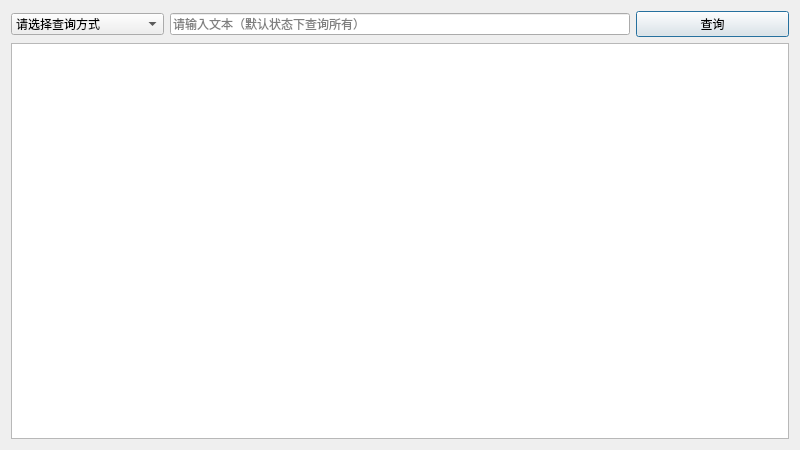
<?xml version="1.0" encoding="UTF-8"?>
<ui version="4.0">
 <class>listStudent</class>
 <widget class="QDialog" name="listStudent">
  <property name="geometry">
   <rect>
    <x>0</x>
    <y>0</y>
    <width>800</width>
    <height>450</height>
   </rect>
  </property>
  <property name="windowTitle">
   <string>学员查询</string>
  </property>
  <layout class="QGridLayout" name="gridLayout">
   <item row="0" column="0">
    <layout class="QHBoxLayout" name="horizontalLayout" stretch="2,6,2">
     <item>
      <widget class="QComboBox" name="comboBox_method">
       <item>
        <property name="text">
         <string>请选择查询方式</string>
        </property>
       </item>
       <item>
        <property name="text">
         <string>姓名</string>
        </property>
       </item>
       <item>
        <property name="text">
         <string>学号</string>
        </property>
       </item>
       <item>
        <property name="text">
         <string>专业</string>
        </property>
       </item>
       <item>
        <property name="text">
         <string>班</string>
        </property>
       </item>
       <item>
        <property name="text">
         <string>排</string>
        </property>
       </item>
       <item>
        <property name="text">
         <string>职务</string>
        </property>
       </item>
      </widget>
     </item>
     <item>
      <widget class="QLineEdit" name="lineEdit_connect">
       <property name="placeholderText">
        <string>请输入文本（默认状态下查询所有）</string>
       </property>
      </widget>
     </item>
     <item>
      <widget class="QPushButton" name="pushButton_find">
       <property name="text">
        <string>查询</string>
       </property>
      </widget>
     </item>
    </layout>
   </item>
   <item row="1" column="0">
    <widget class="QTableView" name="tableView"/>
   </item>
  </layout>
 </widget>
 <resources/>
 <connections/>
</ui>
